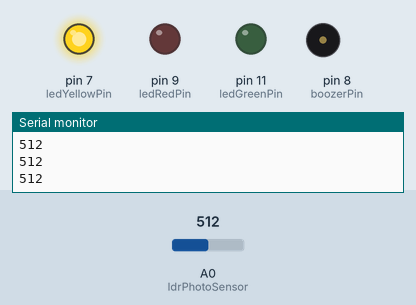
Recording of a sketch running on a simulated Arduino Uno, built with avr-gcc and run on an emulated ATmega328P. Parts: output pins drawn as LEDs (lit = HIGH), buzzer (waves = sounding), the last lines printed to the serial monitor. The inputs (shaded band) are chosen by the test bench; at power-on: A0 (ldrPhotoSensor) = 512.

Above: at 1.2 s.
1.3 s: A0 (ldrPhotoSensor) set to 488
At 2.2 s:
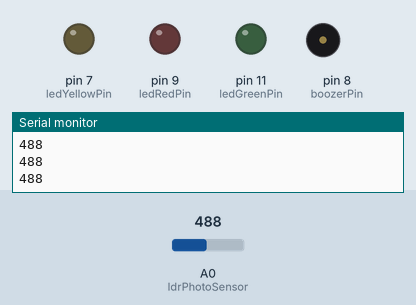
2.9 s: A0 (ldrPhotoSensor) set to 408
4.4 s: A0 (ldrPhotoSensor) set to 383
At 5.6 s:
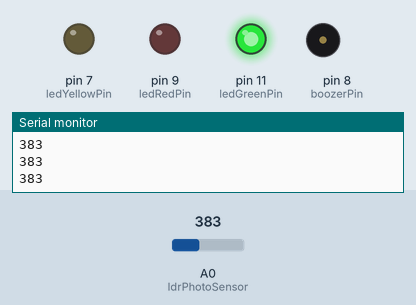
5.9 s: A0 (ldrPhotoSensor) set to 610
At 7.1 s:
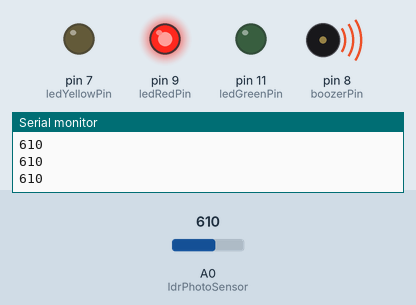
7.5 s: A0 (ldrPhotoSensor) set to 582
At 8.5 s:
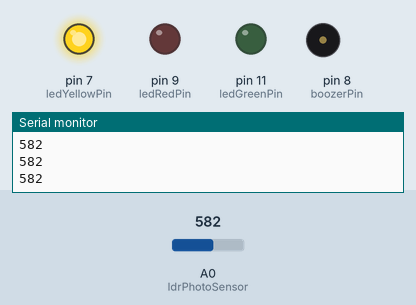
9.1 s: A0 (ldrPhotoSensor) set to 490
At 9.7 s:
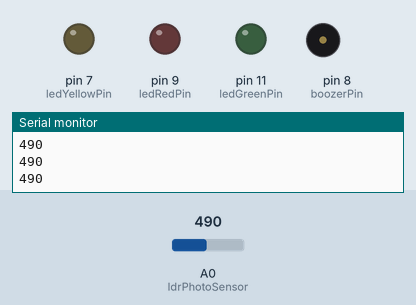
Timing chart, 0 to 11.7 s (numbered marks = the images above; inputs shaded):
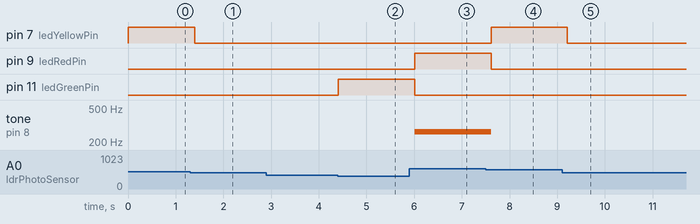

Measured:
- the behaviour switches between 500 and 499 on A0 (ldrPhotoSensor) (found by bisection; images 0 and 1)
- the behaviour switches between 401 and 400 on A0 (ldrPhotoSensor) (found by bisection; images 1 and 2)
- the behaviour switches between 601 and 600 on A0 (ldrPhotoSensor) (found by bisection; images 3 and 4)
- after the input at 1.3 s, pin 7 (ledYellowPin): HIGH → LOW after 0.10 s
- after the input at 4.4 s, pin 11 (ledGreenPin): LOW → HIGH at once
- after the input at 5.9 s, pin 9 (ledRedPin): LOW → HIGH after 0.11 s; pin 11 (ledGreenPin): HIGH → LOW after 0.11 s; tone on pin 8 (boozerPin): silent → 262 Hz after 0.11 s
- after the input at 7.5 s, pin 7 (ledYellowPin): LOW → HIGH after 0.11 s; pin 9 (ledRedPin): HIGH → LOW after 0.11 s; tone on pin 8 (boozerPin): 262 Hz → silent after 0.11 s instead of 1.5 s
- after the input at 9.1 s, pin 7 (ledYellowPin): HIGH → LOW after 0.11 s

The sketch:

main.ino
```cpp
int ledYellowPin = 7;
int ledRedPin = 9;
int ledGreenPin = 11;
int ldrPhotoSensor = A0;

int boozerPin = 8;
unsigned long boozerStartTime = 0;
bool boozerActive = false;

void setup() {
  pinMode(ledRedPin, OUTPUT);
  pinMode(ledYellowPin, OUTPUT);
  pinMode(ledGreenPin, OUTPUT);
  pinMode(boozerPin, OUTPUT);
  Serial.begin(9600);
}

void loop() {
  int ldrValue = analogRead(ldrPhotoSensor);
  Serial.println(ldrValue);
  unsigned long currentTime = millis();


  digitalWrite(ledGreenPin, LOW);
  digitalWrite(ledYellowPin, LOW);
  digitalWrite(ledRedPin, LOW);


  if (ldrValue >= 300 && ldrValue <= 400) {
    digitalWrite(ledGreenPin, HIGH);
    noTone(boozerPin);
    boozerActive = false;
  }
  else if (ldrValue >= 500 && ldrValue <= 600) {
    digitalWrite(ledYellowPin, HIGH);
    noTone(boozerPin);
    boozerActive = false;
  }
  else if (ldrValue > 600) {
    digitalWrite(ledRedPin, HIGH);
    if (!boozerActive) {
      tone(boozerPin, 262, 3000);
      boozerStartTime = currentTime;
      boozerActive = true;
    }
  }
  else {

    noTone(boozerPin);
    boozerActive = false;
  }

  delay(200);
}
```
